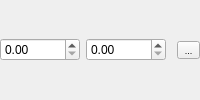
         <widget class="QWidget" name="Layer" native="true">
          <layout class="QHBoxLayout" name="horizontalLayout_9" stretch="1,1,0,0">
           <property name="leftMargin">
            <number>0</number>
           </property>
           <property name="topMargin">
            <number>0</number>
           </property>
           <property name="rightMargin">
            <number>0</number>
           </property>
           <property name="bottomMargin">
            <number>0</number>
           </property>
           <item>
            <widget class="QcDoubleSpinBox" name="LayerMin">
             <property name="maximumSize">
              <size>
               <width>80</width>
               <height>16777215</height>
              </size>
             </property>
             <property name="singleStep">
              <double>1.000000000000000</double>
             </property>
            </widget>
           </item>
           <item>
            <widget class="QcDoubleSpinBox" name="LayerMax">
             <property name="maximumSize">
              <size>
               <width>80</width>
               <height>16777215</height>
              </size>
             </property>
             <property name="singleStep">
              <double>1.000000000000000</double>
             </property>
            </widget>
           </item>
           <item>
            <spacer name="horizontalSpacer_9">
             <property name="orientation">
              <enum>Qt::Horizontal</enum>
             </property>
             <property name="sizeHint" stdset="0">
              <size>
               <width>0</width>
               <height>20</height>
              </size>
             </property>
            </spacer>
           </item>
           <item>
            <widget class="QToolButton" name="LayerEdit">
             <property name="minimumSize">
              <size>
               <width>23</width>
               <height>0</height>
              </size>
             </property>
             <property name="font">
              <font>
               <pointsize>7</pointsize>
              </font>
             </property>
             <property name="text">
              <string>...</string>
             </property>
            </widget>
           </item>
          </layout>
         </widget>
